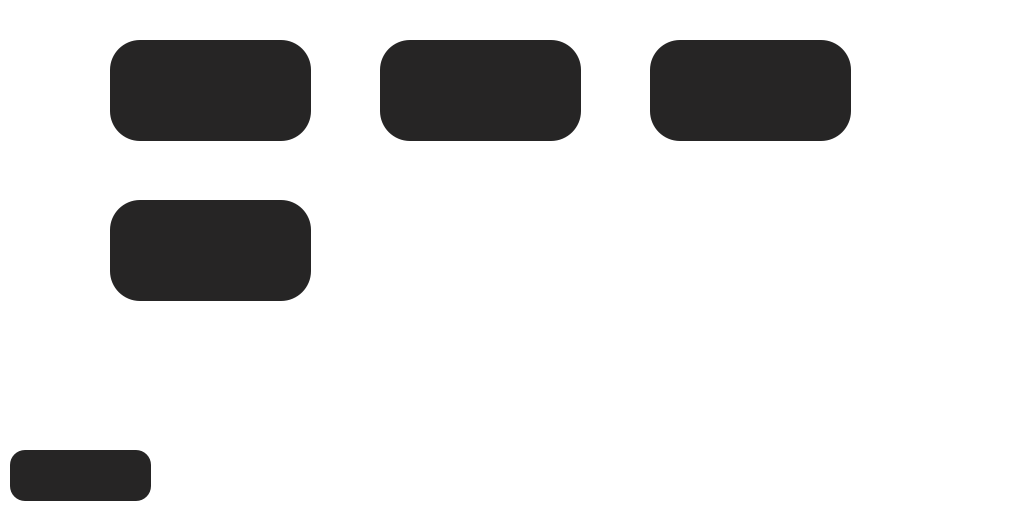
<?xml version="1.0" encoding="UTF-8"?>
<ui version="4.0">
 <class>home</class>
 <widget class="QWidget" name="home">
  <property name="geometry">
   <rect>
    <x>0</x>
    <y>0</y>
    <width>1031</width>
    <height>514</height>
   </rect>
  </property>
  <property name="windowTitle">
   <string>Form</string>
  </property>
  <property name="styleSheet">
   <string notr="true">
#home
{
background-color:transparent;
}

.QLineEdit

{
background : transparent; 
border:none;
color : #717072;
border-bottom : 1px solid  #717072;
font-size: 18px;

}

.QLabel
{
	color:white;
	font-size:16px;
	qproperty-alignment: AlignCenter;
}</string>
  </property>
  <widget class="QStackedWidget" name="stackedWidget">
   <property name="geometry">
    <rect>
     <x>0</x>
     <y>0</y>
     <width>1041</width>
     <height>521</height>
    </rect>
   </property>
   <property name="styleSheet">
    <string notr="true"/>
   </property>
   <property name="currentIndex">
    <number>0</number>
   </property>
   <widget class="QWidget" name="page">
    <widget class="QPushButton" name="terrain">
     <property name="geometry">
      <rect>
       <x>110</x>
       <y>40</y>
       <width>201</width>
       <height>101</height>
      </rect>
     </property>
     <property name="styleSheet">
      <string notr="true">border-radius:30px;
background-color:#262525;</string>
     </property>
     <property name="text">
      <string/>
     </property>
     <property name="icon">
      <iconset resource="resources.qrc">
       <normaloff>:/resources/Resources/stadium.png</normaloff>:/resources/Resources/stadium.png</iconset>
     </property>
     <property name="iconSize">
      <size>
       <width>128</width>
       <height>128</height>
      </size>
     </property>
    </widget>
    <widget class="QPushButton" name="employes">
     <property name="geometry">
      <rect>
       <x>650</x>
       <y>40</y>
       <width>201</width>
       <height>101</height>
      </rect>
     </property>
     <property name="styleSheet">
      <string notr="true">border-radius:30px;
background-color:#262525;</string>
     </property>
     <property name="text">
      <string/>
     </property>
     <property name="icon">
      <iconset resource="resources.qrc">
       <normaloff>:/resources/Resources/worker.png</normaloff>:/resources/Resources/worker.png</iconset>
     </property>
     <property name="iconSize">
      <size>
       <width>100</width>
       <height>100</height>
      </size>
     </property>
    </widget>
    <widget class="QPushButton" name="report">
     <property name="geometry">
      <rect>
       <x>380</x>
       <y>40</y>
       <width>201</width>
       <height>101</height>
      </rect>
     </property>
     <property name="styleSheet">
      <string notr="true">border-radius:30px;
background-color:#262525;</string>
     </property>
     <property name="text">
      <string/>
     </property>
     <property name="icon">
      <iconset resource="resources.qrc">
       <normaloff>:/resources/Resources/email.png</normaloff>:/resources/Resources/email.png</iconset>
     </property>
     <property name="iconSize">
      <size>
       <width>90</width>
       <height>90</height>
      </size>
     </property>
    </widget>
    <widget class="QPushButton" name="home_5">
     <property name="geometry">
      <rect>
       <x>10</x>
       <y>450</y>
       <width>141</width>
       <height>51</height>
      </rect>
     </property>
     <property name="styleSheet">
      <string notr="true">border-radius:15px;
background-color:#262525;</string>
     </property>
     <property name="text">
      <string/>
     </property>
     <property name="icon">
      <iconset resource="resources.qrc">
       <normaloff>:/resources/Resources/back.png</normaloff>:/resources/Resources/back.png</iconset>
     </property>
     <property name="iconSize">
      <size>
       <width>50</width>
       <height>50</height>
      </size>
     </property>
    </widget>
    <widget class="QLabel" name="Terrain">
     <property name="geometry">
      <rect>
       <x>120</x>
       <y>140</y>
       <width>171</width>
       <height>41</height>
      </rect>
     </property>
     <property name="text">
      <string>Terrain</string>
     </property>
    </widget>
    <widget class="QLabel" name="Mail">
     <property name="geometry">
      <rect>
       <x>400</x>
       <y>140</y>
       <width>171</width>
       <height>41</height>
      </rect>
     </property>
     <property name="text">
      <string>Mail</string>
     </property>
    </widget>
    <widget class="QLabel" name="Employes">
     <property name="geometry">
      <rect>
       <x>670</x>
       <y>140</y>
       <width>171</width>
       <height>41</height>
      </rect>
     </property>
     <property name="text">
      <string>Employes</string>
     </property>
    </widget>
    <widget class="QPushButton" name="Qr_Code">
     <property name="geometry">
      <rect>
       <x>110</x>
       <y>200</y>
       <width>201</width>
       <height>101</height>
      </rect>
     </property>
     <property name="styleSheet">
      <string notr="true">border-radius:30px;
background-color:#262525;</string>
     </property>
     <property name="text">
      <string/>
     </property>
     <property name="icon">
      <iconset resource="resources.qrc">
       <normaloff>:/resources/Resources/Qr.png</normaloff>:/resources/Resources/Qr.png</iconset>
     </property>
     <property name="iconSize">
      <size>
       <width>86</width>
       <height>128</height>
      </size>
     </property>
    </widget>
    <widget class="QLabel" name="Terrain_2">
     <property name="geometry">
      <rect>
       <x>130</x>
       <y>300</y>
       <width>171</width>
       <height>41</height>
      </rect>
     </property>
     <property name="text">
      <string>Generer Qr</string>
     </property>
    </widget>
   </widget>
   <widget class="QWidget" name="page_2">
    <widget class="QLabel" name="label">
     <property name="geometry">
      <rect>
       <x>420</x>
       <y>-20</y>
       <width>311</width>
       <height>81</height>
      </rect>
     </property>
     <property name="text">
      <string>Gestion terrain</string>
     </property>
    </widget>
    <widget class="QPushButton" name="home_2">
     <property name="geometry">
      <rect>
       <x>30</x>
       <y>420</y>
       <width>161</width>
       <height>51</height>
      </rect>
     </property>
     <property name="styleSheet">
      <string notr="true">border-radius:15px;
background-color:#262525;</string>
     </property>
     <property name="text">
      <string/>
     </property>
     <property name="icon">
      <iconset resource="resources.qrc">
       <normaloff>:/resources/Resources/back.png</normaloff>:/resources/Resources/back.png</iconset>
     </property>
     <property name="iconSize">
      <size>
       <width>50</width>
       <height>50</height>
      </size>
     </property>
    </widget>
    <widget class="QLineEdit" name="nom_stade">
     <property name="geometry">
      <rect>
       <x>70</x>
       <y>120</y>
       <width>141</width>
       <height>21</height>
      </rect>
     </property>
    </widget>
    <widget class="QPushButton" name="delete_stade">
     <property name="geometry">
      <rect>
       <x>550</x>
       <y>410</y>
       <width>80</width>
       <height>22</height>
      </rect>
     </property>
     <property name="styleSheet">
      <string notr="true"/>
     </property>
     <property name="text">
      <string>delete</string>
     </property>
     <property name="icon">
      <iconset resource="resources.qrc">
       <normaloff>:/resources/Resources/delete.png</normaloff>:/resources/Resources/delete.png</iconset>
     </property>
    </widget>
    <widget class="QLineEdit" name="adress_stade">
     <property name="geometry">
      <rect>
       <x>292</x>
       <y>120</y>
       <width>151</width>
       <height>21</height>
      </rect>
     </property>
    </widget>
    <widget class="QLabel" name="label_19">
     <property name="geometry">
      <rect>
       <x>70</x>
       <y>200</y>
       <width>131</width>
       <height>20</height>
      </rect>
     </property>
     <property name="text">
      <string>Capacité/chaises</string>
     </property>
    </widget>
    <widget class="QLabel" name="label_20">
     <property name="geometry">
      <rect>
       <x>300</x>
       <y>200</y>
       <width>151</width>
       <height>20</height>
      </rect>
     </property>
     <property name="text">
      <string>nombres d'employes</string>
     </property>
    </widget>
    <widget class="QPushButton" name="load_table_stade">
     <property name="geometry">
      <rect>
       <x>740</x>
       <y>410</y>
       <width>80</width>
       <height>22</height>
      </rect>
     </property>
     <property name="styleSheet">
      <string notr="true"/>
     </property>
     <property name="text">
      <string>load data</string>
     </property>
     <property name="icon">
      <iconset resource="resources.qrc">
       <normaloff>:/resources/Resources/load.png</normaloff>:/resources/Resources/load.png</iconset>
     </property>
    </widget>
    <widget class="QLineEdit" name="nb_emp">
     <property name="geometry">
      <rect>
       <x>300</x>
       <y>230</y>
       <width>141</width>
       <height>21</height>
      </rect>
     </property>
    </widget>
    <widget class="QLineEdit" name="capacite_stade">
     <property name="geometry">
      <rect>
       <x>60</x>
       <y>230</y>
       <width>141</width>
       <height>21</height>
      </rect>
     </property>
    </widget>
    <widget class="QTableView" name="tableView_3">
     <property name="geometry">
      <rect>
       <x>460</x>
       <y>40</y>
       <width>491</width>
       <height>331</height>
      </rect>
     </property>
     <property name="sortingEnabled">
      <bool>true</bool>
     </property>
    </widget>
    <widget class="QLabel" name="label_21">
     <property name="geometry">
      <rect>
       <x>90</x>
       <y>90</y>
       <width>81</width>
       <height>16</height>
      </rect>
     </property>
     <property name="text">
      <string>Nom stade</string>
     </property>
    </widget>
    <widget class="QPushButton" name="pdf_2">
     <property name="geometry">
      <rect>
       <x>829</x>
       <y>410</y>
       <width>111</width>
       <height>22</height>
      </rect>
     </property>
     <property name="styleSheet">
      <string notr="true"/>
     </property>
     <property name="text">
      <string>Export to PDF</string>
     </property>
     <property name="icon">
      <iconset resource="resources.qrc">
       <normaloff>:/resources/Resources/pdf.png</normaloff>:/resources/Resources/pdf.png</iconset>
     </property>
    </widget>
    <widget class="QPushButton" name="add_stade">
     <property name="geometry">
      <rect>
       <x>650</x>
       <y>410</y>
       <width>80</width>
       <height>22</height>
      </rect>
     </property>
     <property name="styleSheet">
      <string notr="true"/>
     </property>
     <property name="text">
      <string>add</string>
     </property>
     <property name="icon">
      <iconset resource="resources.qrc">
       <normaloff>:/resources/Resources/add.png</normaloff>:/resources/Resources/add.png</iconset>
     </property>
    </widget>
    <widget class="QLabel" name="label_23">
     <property name="geometry">
      <rect>
       <x>330</x>
       <y>90</y>
       <width>61</width>
       <height>20</height>
      </rect>
     </property>
     <property name="text">
      <string>Location</string>
     </property>
    </widget>
    <widget class="QLineEdit" name="size">
     <property name="geometry">
      <rect>
       <x>200</x>
       <y>330</y>
       <width>111</width>
       <height>21</height>
      </rect>
     </property>
    </widget>
    <widget class="QLabel" name="label_3">
     <property name="geometry">
      <rect>
       <x>240</x>
       <y>310</y>
       <width>47</width>
       <height>14</height>
      </rect>
     </property>
     <property name="text">
      <string>Size</string>
     </property>
    </widget>
   </widget>
   <widget class="QWidget" name="page_3">
    <widget class="QLabel" name="label_2">
     <property name="geometry">
      <rect>
       <x>410</x>
       <y>10</y>
       <width>331</width>
       <height>31</height>
      </rect>
     </property>
     <property name="text">
      <string>Gestion emplyes</string>
     </property>
    </widget>
    <widget class="QPushButton" name="home_3">
     <property name="geometry">
      <rect>
       <x>50</x>
       <y>400</y>
       <width>141</width>
       <height>51</height>
      </rect>
     </property>
     <property name="styleSheet">
      <string notr="true">border-radius:15px;
background-color:#262525;</string>
     </property>
     <property name="text">
      <string/>
     </property>
     <property name="icon">
      <iconset resource="resources.qrc">
       <normaloff>:/resources/Resources/back.png</normaloff>:/resources/Resources/back.png</iconset>
     </property>
     <property name="iconSize">
      <size>
       <width>50</width>
       <height>50</height>
      </size>
     </property>
    </widget>
    <widget class="QLineEdit" name="nom_emp">
     <property name="geometry">
      <rect>
       <x>80</x>
       <y>130</y>
       <width>141</width>
       <height>21</height>
      </rect>
     </property>
    </widget>
    <widget class="QLineEdit" name="prenom_emp">
     <property name="geometry">
      <rect>
       <x>302</x>
       <y>130</y>
       <width>151</width>
       <height>21</height>
      </rect>
     </property>
    </widget>
    <widget class="QLineEdit" name="age_emp">
     <property name="geometry">
      <rect>
       <x>70</x>
       <y>240</y>
       <width>141</width>
       <height>21</height>
      </rect>
     </property>
    </widget>
    <widget class="QLineEdit" name="salaire_emp">
     <property name="geometry">
      <rect>
       <x>310</x>
       <y>240</y>
       <width>141</width>
       <height>21</height>
      </rect>
     </property>
    </widget>
    <widget class="QLabel" name="label_11">
     <property name="geometry">
      <rect>
       <x>120</x>
       <y>110</y>
       <width>47</width>
       <height>14</height>
      </rect>
     </property>
     <property name="text">
      <string>Nom</string>
     </property>
    </widget>
    <widget class="QLabel" name="label_12">
     <property name="geometry">
      <rect>
       <x>340</x>
       <y>100</y>
       <width>71</width>
       <height>20</height>
      </rect>
     </property>
     <property name="text">
      <string>Prenom</string>
     </property>
    </widget>
    <widget class="QLabel" name="label_13">
     <property name="geometry">
      <rect>
       <x>120</x>
       <y>210</y>
       <width>71</width>
       <height>21</height>
      </rect>
     </property>
     <property name="text">
      <string>Age</string>
     </property>
    </widget>
    <widget class="QLabel" name="label_14">
     <property name="geometry">
      <rect>
       <x>350</x>
       <y>210</y>
       <width>81</width>
       <height>16</height>
      </rect>
     </property>
     <property name="text">
      <string>Salaire</string>
     </property>
    </widget>
    <widget class="QComboBox" name="post_emp">
     <property name="geometry">
      <rect>
       <x>200</x>
       <y>330</y>
       <width>121</width>
       <height>22</height>
      </rect>
     </property>
     <item>
      <property name="text">
       <string/>
      </property>
     </item>
     <item>
      <property name="text">
       <string>Maintenance</string>
      </property>
     </item>
     <item>
      <property name="text">
       <string>Securité</string>
      </property>
     </item>
     <item>
      <property name="text">
       <string>Service medicale</string>
      </property>
     </item>
    </widget>
    <widget class="QLabel" name="label_15">
     <property name="geometry">
      <rect>
       <x>240</x>
       <y>300</y>
       <width>61</width>
       <height>16</height>
      </rect>
     </property>
     <property name="text">
      <string>Poste</string>
     </property>
    </widget>
    <widget class="QPushButton" name="add">
     <property name="geometry">
      <rect>
       <x>660</x>
       <y>420</y>
       <width>80</width>
       <height>22</height>
      </rect>
     </property>
     <property name="text">
      <string>add</string>
     </property>
     <property name="icon">
      <iconset resource="resources.qrc">
       <normaloff>:/resources/Resources/add.png</normaloff>:/resources/Resources/add.png</iconset>
     </property>
    </widget>
    <widget class="QPushButton" name="delete_2">
     <property name="geometry">
      <rect>
       <x>560</x>
       <y>420</y>
       <width>80</width>
       <height>22</height>
      </rect>
     </property>
     <property name="text">
      <string>delete</string>
     </property>
     <property name="icon">
      <iconset resource="resources.qrc">
       <normaloff>:/resources/Resources/delete.png</normaloff>:/resources/Resources/delete.png</iconset>
     </property>
    </widget>
    <widget class="QTableView" name="tableView_2">
     <property name="geometry">
      <rect>
       <x>470</x>
       <y>50</y>
       <width>491</width>
       <height>331</height>
      </rect>
     </property>
     <property name="sortingEnabled">
      <bool>true</bool>
     </property>
    </widget>
    <widget class="QPushButton" name="load_table">
     <property name="geometry">
      <rect>
       <x>750</x>
       <y>420</y>
       <width>80</width>
       <height>22</height>
      </rect>
     </property>
     <property name="text">
      <string>load data</string>
     </property>
     <property name="icon">
      <iconset resource="resources.qrc">
       <normaloff>:/resources/Resources/load.png</normaloff>:/resources/Resources/load.png</iconset>
     </property>
    </widget>
    <widget class="QPushButton" name="pdf">
     <property name="geometry">
      <rect>
       <x>839</x>
       <y>420</y>
       <width>91</width>
       <height>22</height>
      </rect>
     </property>
     <property name="text">
      <string>Export to PDF</string>
     </property>
     <property name="icon">
      <iconset resource="resources.qrc">
       <normaloff>:/resources/Resources/pdf.png</normaloff>:/resources/Resources/pdf.png</iconset>
     </property>
    </widget>
   </widget>
   <widget class="QWidget" name="page_4">
    <widget class="QLineEdit" name="lineEdit_sender">
     <property name="geometry">
      <rect>
       <x>360</x>
       <y>50</y>
       <width>301</width>
       <height>31</height>
      </rect>
     </property>
    </widget>
    <widget class="QLineEdit" name="lineEdit_pass">
     <property name="geometry">
      <rect>
       <x>360</x>
       <y>120</y>
       <width>301</width>
       <height>21</height>
      </rect>
     </property>
    </widget>
    <widget class="QLineEdit" name="lineEdit_smtp">
     <property name="geometry">
      <rect>
       <x>362</x>
       <y>170</y>
       <width>301</width>
       <height>21</height>
      </rect>
     </property>
    </widget>
    <widget class="QLineEdit" name="lineEdit_465">
     <property name="geometry">
      <rect>
       <x>360</x>
       <y>210</y>
       <width>301</width>
       <height>21</height>
      </rect>
     </property>
    </widget>
    <widget class="QLineEdit" name="lineEdit_recepiant">
     <property name="geometry">
      <rect>
       <x>360</x>
       <y>260</y>
       <width>301</width>
       <height>21</height>
      </rect>
     </property>
     <property name="text">
      <string/>
     </property>
    </widget>
    <widget class="QLineEdit" name="lineEdit_subject">
     <property name="geometry">
      <rect>
       <x>360</x>
       <y>320</y>
       <width>311</width>
       <height>21</height>
      </rect>
     </property>
    </widget>
    <widget class="QLineEdit" name="lineEdit_text">
     <property name="geometry">
      <rect>
       <x>350</x>
       <y>370</y>
       <width>321</width>
       <height>61</height>
      </rect>
     </property>
    </widget>
    <widget class="QPushButton" name="sendBtn">
     <property name="geometry">
      <rect>
       <x>420</x>
       <y>460</y>
       <width>80</width>
       <height>22</height>
      </rect>
     </property>
     <property name="text">
      <string>send</string>
     </property>
    </widget>
    <widget class="QPushButton" name="exitBtn">
     <property name="geometry">
      <rect>
       <x>560</x>
       <y>460</y>
       <width>80</width>
       <height>22</height>
      </rect>
     </property>
     <property name="text">
      <string>exit</string>
     </property>
    </widget>
    <widget class="QLabel" name="label_7">
     <property name="geometry">
      <rect>
       <x>250</x>
       <y>70</y>
       <width>47</width>
       <height>14</height>
      </rect>
     </property>
     <property name="text">
      <string>sender</string>
     </property>
    </widget>
    <widget class="QLabel" name="label_8">
     <property name="geometry">
      <rect>
       <x>250</x>
       <y>130</y>
       <width>47</width>
       <height>14</height>
      </rect>
     </property>
     <property name="text">
      <string>pass</string>
     </property>
    </widget>
    <widget class="QLabel" name="label_9">
     <property name="geometry">
      <rect>
       <x>190</x>
       <y>170</y>
       <width>181</width>
       <height>20</height>
      </rect>
     </property>
     <property name="text">
      <string>smtp.gmail.com</string>
     </property>
    </widget>
    <widget class="QLabel" name="label_10">
     <property name="geometry">
      <rect>
       <x>230</x>
       <y>220</y>
       <width>181</width>
       <height>20</height>
      </rect>
     </property>
     <property name="text">
      <string>465</string>
     </property>
    </widget>
    <widget class="QLabel" name="label_16">
     <property name="geometry">
      <rect>
       <x>240</x>
       <y>270</y>
       <width>181</width>
       <height>20</height>
      </rect>
     </property>
     <property name="text">
      <string>to</string>
     </property>
    </widget>
    <widget class="QLabel" name="label_17">
     <property name="geometry">
      <rect>
       <x>230</x>
       <y>320</y>
       <width>181</width>
       <height>20</height>
      </rect>
     </property>
     <property name="text">
      <string>sub</string>
     </property>
    </widget>
    <widget class="QLabel" name="label_18">
     <property name="geometry">
      <rect>
       <x>230</x>
       <y>380</y>
       <width>181</width>
       <height>20</height>
      </rect>
     </property>
     <property name="text">
      <string>text</string>
     </property>
    </widget>
    <widget class="QPushButton" name="home_4">
     <property name="geometry">
      <rect>
       <x>40</x>
       <y>430</y>
       <width>141</width>
       <height>51</height>
      </rect>
     </property>
     <property name="styleSheet">
      <string notr="true">border-radius:15px;
background-color:#262525;</string>
     </property>
     <property name="text">
      <string/>
     </property>
     <property name="icon">
      <iconset resource="resources.qrc">
       <normaloff>:/resources/Resources/back.png</normaloff>:/resources/Resources/back.png</iconset>
     </property>
     <property name="iconSize">
      <size>
       <width>50</width>
       <height>50</height>
      </size>
     </property>
    </widget>
   </widget>
  </widget>
  <widget class="QLabel" name="Background_Pic">
   <property name="geometry">
    <rect>
     <x>0</x>
     <y>0</y>
     <width>1031</width>
     <height>514</height>
    </rect>
   </property>
   <property name="text">
    <string>TextLabel</string>
   </property>
  </widget>
  <zorder>Background_Pic</zorder>
  <zorder>stackedWidget</zorder>
 </widget>
 <resources>
  <include location="resources.qrc"/>
 </resources>
 <connections/>
</ui>
